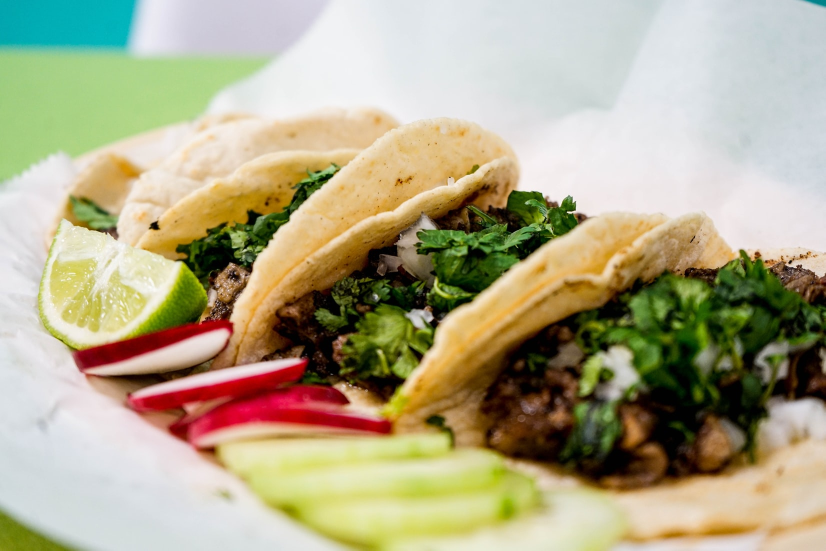
#> input picture photo-1552332386-f8dd00dc2f85.jpeg, 1651 x 1101 px (shown at 1/2 size)
$ python final.py
#> lines starting #> are read from the running program, lines starting #| are printed output that depends on the picture
""" Final Project - This program will generate a recipe book of taco, including a random picture of taco

as well s three randomly generated recipes """


# import docx library to create and change a word document

import docx


# this requests library that  will get the url

import requests


# import image and font

from PIL import Image, ImageDraw, ImageFont


# open an image that will be use later in the project

Image = Image.open('photo-1552332386-f8dd00dc2f85.jpeg')
#> Image is the input picture: PIL image 1651x1101 RGB; mean R, G, B 175.8, 168.7, 137.6


# resizing the image not more or less than 800

Image.thumbnail((800, 800))
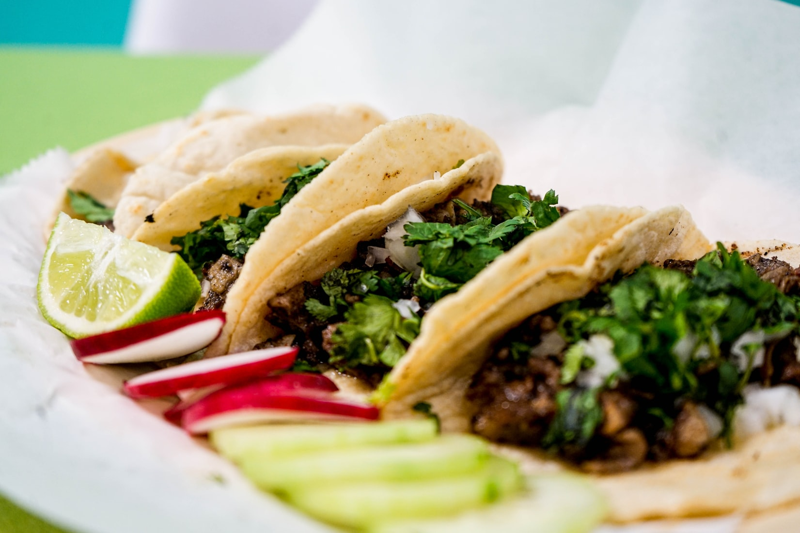
#> Image: PIL image 800x533 RGB; mean R, G, B 175.8, 168.7, 137.6


# use the same font color for text and image

font = ImageFont.truetype('DejaVuSans.ttf', 20)


# download Dejavu from the website upon instructed


imgDraw = ImageDraw.Draw(Image)  # typing(draw) the text to the image

imgDraw.text([200, 80], 'Random Taco Cookbook', fill='purple', font=font)

# the ' Random text cookbook' text [200, 80] and fill purple in the text


Image.save('taco_thumbnails.jpeg')  # save the image
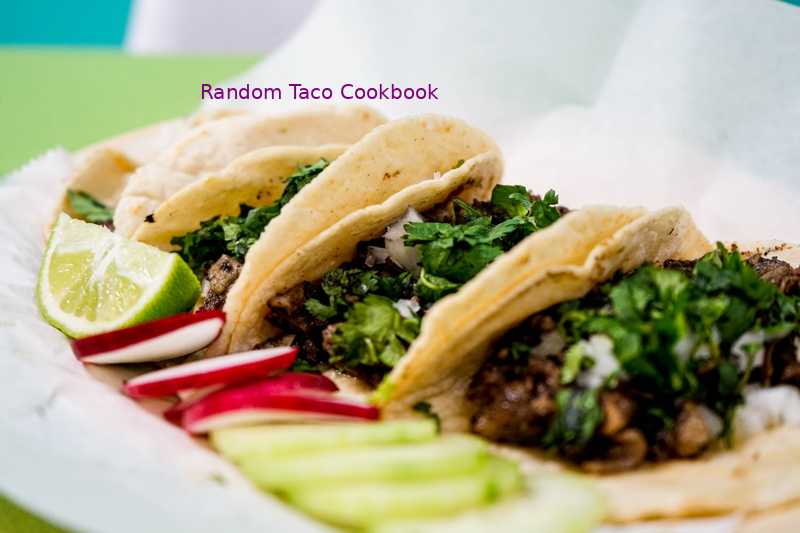
#> saved as taco_thumbnails.jpeg: PIL image 800x533 RGB; mean R, G, B 175.5, 168.1, 137.4


# save taco image and naming it

Image.save('modified_taco.jpg')


tacoBook = []  # list for creating three dictionaries of taco


# Loop for URL result and three tacos recipe

for i in range(3):

#> (the run stopped early here; a loop or call above may not have finished)
